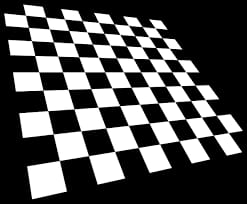
#> input picture images/Harris.jpeg, 247 x 204 px; its folder holds only this picture in this run
$ python -i Harris.py   (imports and definitions only)   (older library calls are emulated)
#> lines starting #> are read from the running program, lines starting #| are printed output that depends on the picture
from Utilities.Read_Show import Read_Img
from Utilities.convolve2D import convolve2D
from Utilities.filters import gaussian_filter, sobel_filter
import numpy as np
from matplotlib import pyplot as plt
import cv2
import time


def Harris_Edge_Detector(Img_Path,Window_Size=3,K=0.5):
#> called with Img_Path = 'images/Harris.jpeg', Window_Size = 3, K = 0.5
    harris_time_start = time.time()
    """ Compute Harris operator using hessian matrix of the image
    input : image
    Return: Harris operator
    """
    #Img= Read_Img(Img_Path)
    src = cv2.imread(Img_Path)
#> src is the input picture: shape (204, 247, 3); min 0, max 255, mean 83.6
    img = cv2.cvtColor(src, cv2.COLOR_BGR2GRAY)
    print('Image successfully read...')

    # 1.calculate Ix , Iy ( Dervatives in X & Y direction)...Sobel
    # Ix = sobel_filter(img,kernel_size=3,direction="x")
    # Iy = sobel_filter(img,kernel_size=3,direction="y")
    Ix = cv2.Sobel(img, cv2.CV_64F, 1, 0, ksize=Window_Size)
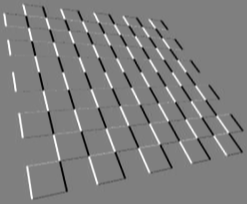
#> Ix: shape (204, 247) float64; min -1020, max 1020, mean 0; drawn with min black and max white
    Iy = cv2.Sobel(img, cv2.CV_64F, 0, 1, ksize=Window_Size)
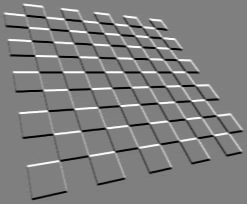
#> Iy: shape (204, 247) float64; min -1020, max 1020, mean 0; drawn with min black and max white

    # 2. Hessian Matrix Calculation H=([Ixx , Ixy],[Ixy , Iyy]) where Ixx = Ix^2 ...
    Ixx=np.multiply(Ix,Ix)
    Iyy=np.multiply(Iy,Iy)
    Ixy=np.multiply(Ix,Iy)

    # 3. Image Smoothing (Gaussian Filter)
    # Ixx = gaussian_filter(Ixx,kernel_size=Window_Size)
    # Iyy = gaussian_filter(Iyy,kernel_size=Window_Size)
    # Ixy = gaussian_filter(Ixy,kernel_size=Window_Size)
    Ixx = cv2.GaussianBlur(Ixx,(Window_Size,Window_Size),0)
    Iyy = cv2.GaussianBlur(Iyy,(Window_Size,Window_Size),0)
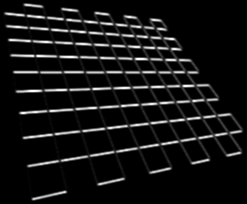
#> Iyy: shape (204, 247) float64; min 0, max 779810, mean 63016.7; drawn with min black and max white
    Ixy = cv2.GaussianBlur(Ixy,(Window_Size,Window_Size),0)
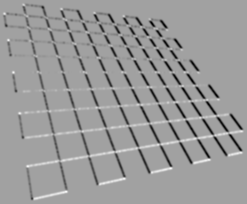
#> Ixy: shape (204, 247) float64; min -314255.9, max 182438.8, mean -13530.8; drawn with min black and max white

    print ("Finding Corners...")
    # 4. Computing Response Function [ R = det(H) - k*(Trace(H))^2 ]
    det_H = Ixx*Iyy - Ixy**2
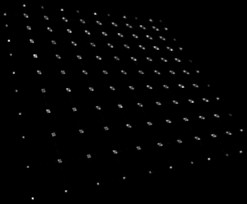
#> det_H: shape (204, 247) float64; min 0, max 1.09e+11, mean 1.17e+09; drawn with min black and max white
    trace_H = Ixx + Iyy
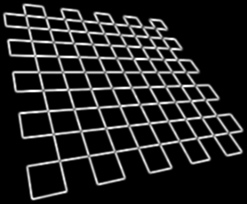
#> trace_H: shape (204, 247) float64; min 0, max 779826, mean 103439.4; drawn with min black and max white
    R = det_H - K*(trace_H**2)
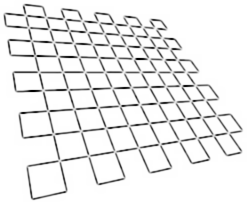
#> R: shape (204, 247) float64; min -3.04e+11, max 0, mean -2.39e+10; drawn with min black and max white
    harris_time_end = time.time()
    print(f"Execution time of Harris Algorithm is {harris_time_end - harris_time_start}  sec")
    return R

def Img_Features(Img_Path,Response_Mat,Threshold=2.5):
    src = cv2.imread(Img_Path)
    # 5. Select large values of R [ relative to maximum value : corners = np.abs(R) > 0.2 * np.max(R)]
    # R_Mat = cv2.dilate(R, None)
    max_corner = np.max(Response_Mat)
    corner = np.array(Response_Mat > (max_corner * Threshold), dtype="int8")
    # edges = np.array(R < 0, dtype="int8")
    # flat= np.array(R == 0, dtype="int8")
    # 6. Mark each corner with colored pixel [255,0,0] on the src image
    src = src[:corner.shape[0], :corner.shape[1]]
    src[corner == 1] = [255,0,0]

    # 7. Plt the image with corner pixels
    fig = plt.figure()
    ax = fig.add_subplot(111)
    ax.imshow(src)
    ax.set_xticks([])
    ax.set_yticks([])
    ax.set_xlim(0, src.shape[1])
    ax.set_ylim(src.shape[0], 0)
    plt.show()


    # [25 lines of commented-out code are left out]

>>> result = Harris_Edge_Detector('images/Harris.jpeg')

$ run again, on images/Sift.jpg
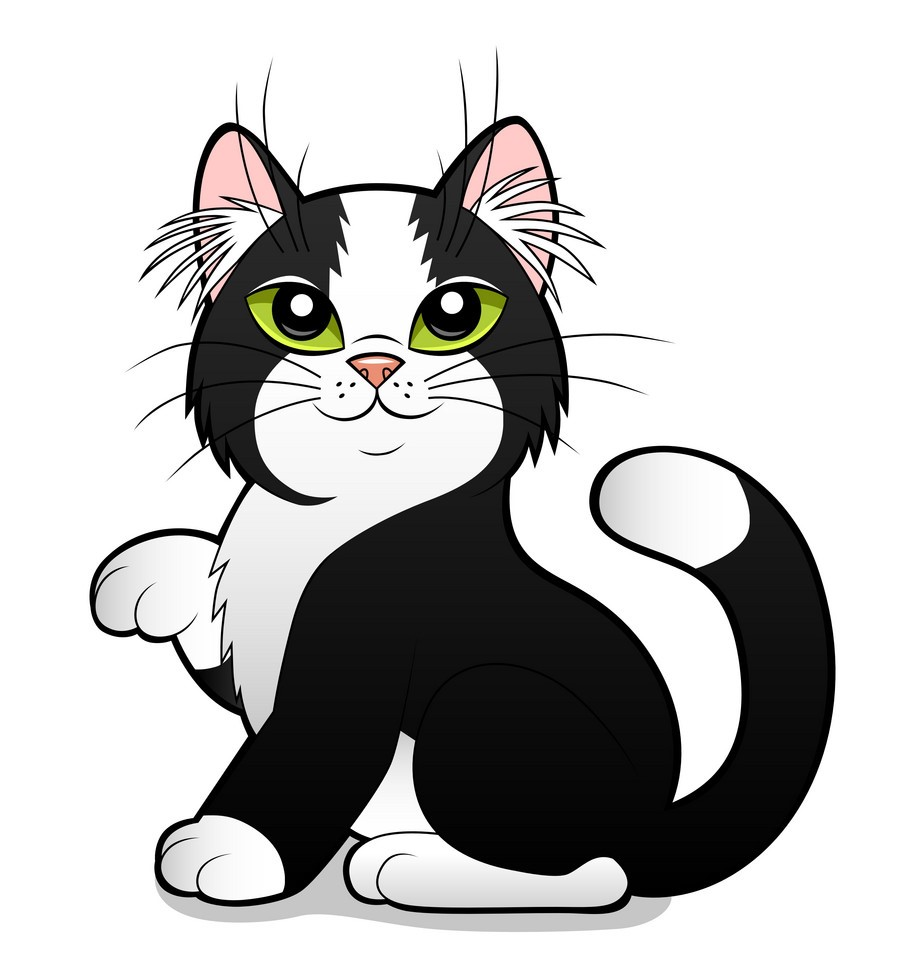
#> input picture images/Sift.jpg, 919 x 980 px
#> in Harris_Edge_Detector, src is the input picture: shape (980, 919, 3); mean B, G, R 189.6, 190.2, 190.7
#> in Harris_Edge_Detector, `trace_H = Ixx + Iyy`:
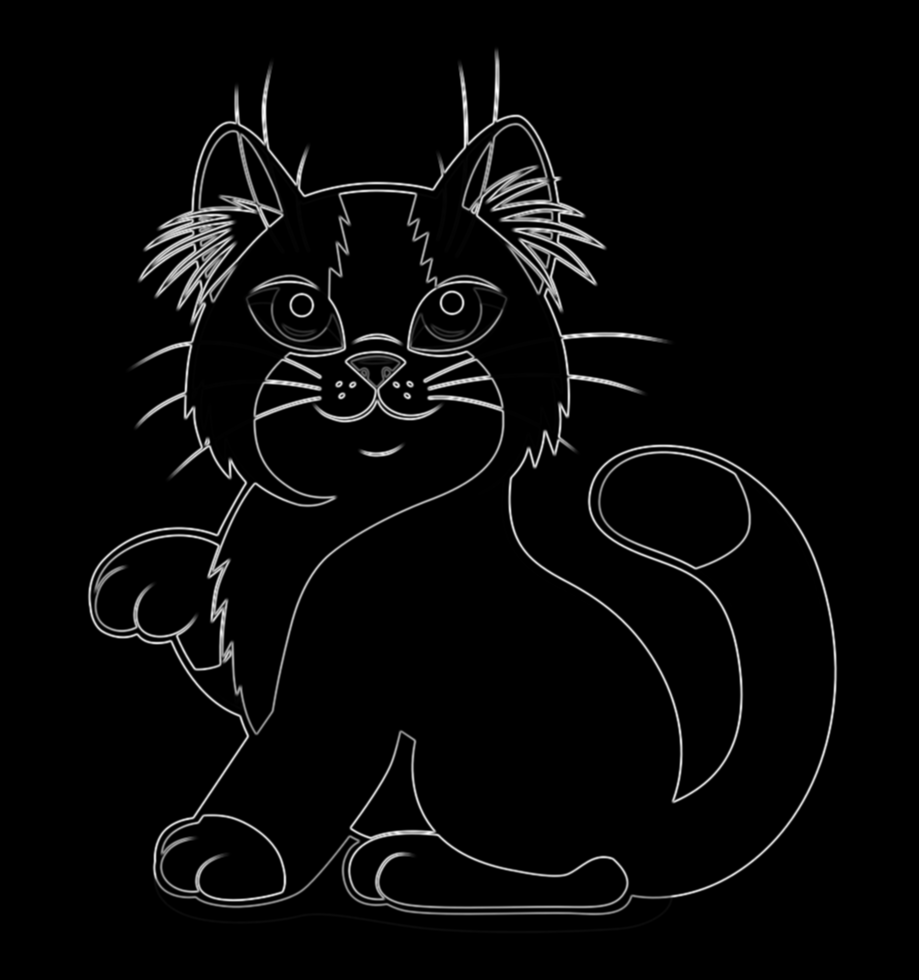
#> trace_H: shape (980, 919) float64; min 0, max 823238.1, mean 25765.4; drawn with min black and max white
#> in Harris_Edge_Detector, `R = det_H - K*(trace_H**2)`:
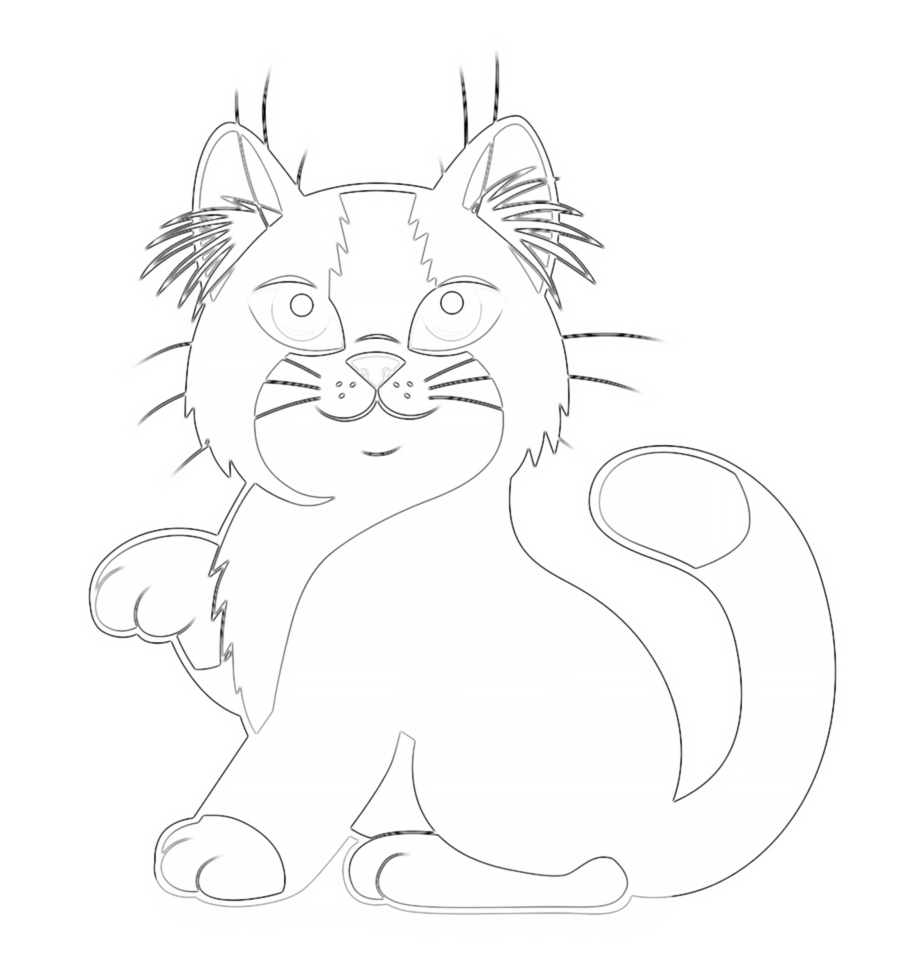
#> R: shape (980, 919) float64; min -3.39e+11, max 0, mean -5.96e+09; drawn with min black and max white

$ run again, on images/Sift2_ori.png
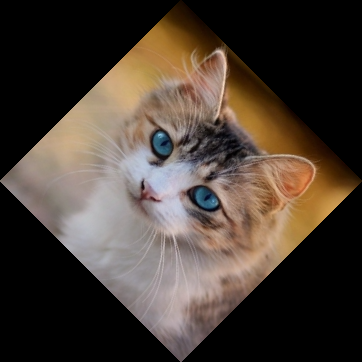
#> input picture images/Sift2_ori.png, 362 x 362 px
#> in Harris_Edge_Detector, src is the input picture: shape (362, 362, 3); mean B, G, R 52.8, 61.7, 73
#> in Harris_Edge_Detector, `Iyy = cv2.GaussianBlur(Iyy,(Window_Size,Window_Size),0)`:
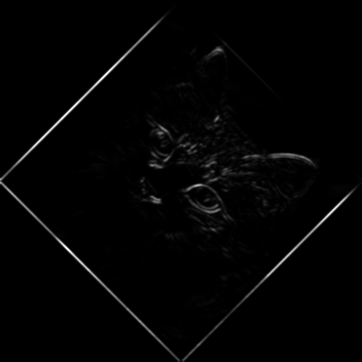
#> Iyy: shape (362, 362) float64; min 0, max 180602.8, mean 2534.6; drawn with min black and max white
#> in Harris_Edge_Detector, `R = det_H - K*(trace_H**2)`:
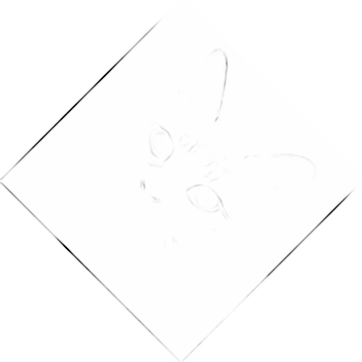
#> R: shape (362, 362) float64; min -6.43e+10, max 0, mean -294803545.8; drawn with min black and max white
